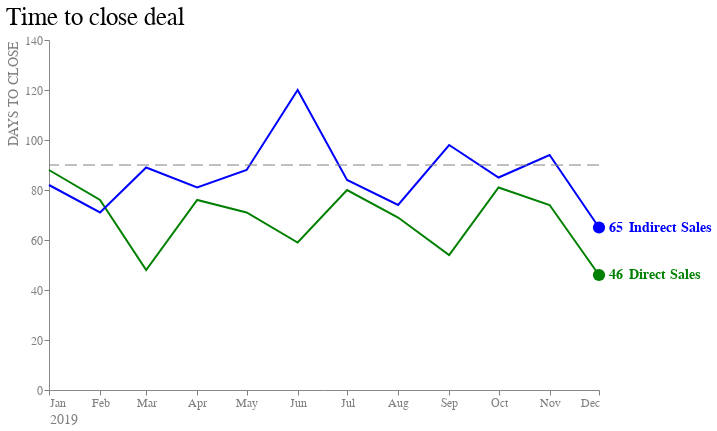

Notebook code for this chart:
### Markdown cell above
## Combine all elements

### Code cell
alt.layer(line_chart, line_goal, points,label_value, label_text).configure_view(
    strokeWidth=0
).configure_title(
    fontSize=25,
    font='Arial',
    anchor='start',
    fontWeight='normal'
).configure_axis(
    labelFont='Arial',
    titleFont='Arial',
    labelFontSize=12,
    titleFontSize=14,
    titleFontWeight='normal',
    titleColor='grey'    
)

### Figure 1 — Vega-Lite specification as saved in the notebook (floating-point values rounded to 4 significant figures)
{"config": {"view": {"continuousWidth": 300, "continuousHeight": 300, "strokeWidth": 0}, "axis": {"labelFont": "Arial", "labelFontSize": 12, "titleColor": "grey", "titleFont": "Arial", "titleFontSize": 14, "titleFontWeight": "normal"}, "title": {"anchor": "start", "font": "Arial", "fontSize": 25, "fontWeight": "normal"}}, "layer": [{"data": {"name": "data-1998f29f3c585e49309d8a292a2b2c66"}, "mark": {"type": "line"}, "encoding": {"color": {"field": "Sales Type", "legend": null, "scale": {"domain": ["Direct Sales", "Indirect Sales"], "range": ["green", "blue"]}, "type": "nominal"}, "strokeWidth": {"value": 2}, "x": {"axis": {"title": "2019", "titleAnchor": "start", "labelAngle": 0, "grid": false, "labelColor": "grey", "tickColor": "grey", "format": "%b"}, "field": "Date", "type": "temporal"}, "y": {"axis": {"title": "DAYS TO CLOSE", "titleAnchor": "end", "grid": false, "labelColor": "grey", "tickColor": "grey"}, "field": "Sales", "scale": {"domain": [0, 135]}, "type": "quantitative"}}, "title": "Time to close deal"}, {"data": {"name": "empty"}, "mark": {"type": "rule", "color": "grey", "fontSize": 12, "size": 1, "strokeDash": [12, 6]}, "encoding": {"y": {"datum": 90}}}, {"data": {"name": "data-0beaf0c17ab9bce3843500adc9536477"}, "mark": {"type": "circle", "opacity": 1, "size": 150}, "encoding": {"color": {"field": "Sales Type", "scale": {"domain": ["Direct Sales", "Indirect Sales"], "range": ["green", "blue"]}, "type": "nominal"}, "x": {"field": "Date", "type": "temporal"}, "y": {"field": "Sales", "type": "quantitative"}}}, {"data": {"name": "data-0beaf0c17ab9bce3843500adc9536477"}, "mark": {"type": "text", "align": "left", "dx": 10, "fontWeight": "bold", "size": 14}, "encoding": {"color": {"field": "Sales Type", "legend": null, "type": "nominal"}, "text": {"field": "Sales", "type": "quantitative"}, "x": {"aggregate": "max", "field": "Date", "type": "temporal"}, "y": {"aggregate": {"argmax": "Date"}, "field": "Sales", "type": "quantitative"}}}, {"data": {"name": "data-0beaf0c17ab9bce3843500adc9536477"}, "mark": {"type": "text", "align": "left", "dx": 30, "fontWeight": "bold", "size": 14}, "encoding": {"color": {"field": "Sales Type", "legend": null, "type": "nominal"}, "text": {"field": "Sales Type", "type": "nominal"}, "x": {"aggregate": "max", "field": "Date", "type": "temporal"}, "y": {"aggregate": {"argmax": "Date"}, "field": "Sales", "type": "quantitative"}}}], "height": 350, "width": 550, "$schema": "https://vega.github.io/schema/vega-lite/v5.6.1.json", "datasets": {"data-1998f29f3c585e49309d8a292a2b2c66": [{"Month": "Jan", "Date": "2019-01-01T00:00:00", "Goal": 90, "Sales Type": "Direct Sales", "Sales": 88, "Text": "GOAL"}, {"Month": "Feb", "Date": "2019-02-01T00:00:00", "Goal": 90, "Sales Type": "Direct Sales", "Sales": 76, "Text": "GOAL"}, {"Month": "Mar", "Date": "2019-03-01T00:00:00", "Goal": 90, "Sales Type": "Direct Sales", "Sales": 48, "Text": "GOAL"}, {"Month": "Apr", "Date": "2019-04-01T00:00:00", "Goal": 90, "Sales Type": "Direct Sales", "Sales": 76, "Text": "GOAL"}, {"Month": "May", "Date": "2019-05-01T00:00:00", "Goal": 90, "Sales Type": "Direct Sales", "Sales": 71, "Text": "GOAL"}, {"Month": "Jun", "Date": "2019-06-01T00:00:00", "Goal": 90, "Sales Type": "Direct Sales", "Sales": 59, "Text": "GOAL"}, {"Month": "Jul", "Date": "2019-07-01T00:00:00", "Goal": 90, "Sales Type": "Direct Sales", "Sales": 80, "Text": "GOAL"}, {"Month": "Aug", "Date": "2019-08-01T00:00:00", "Goal": 90, "Sales Type": "Direct Sales", "Sales": 69, "Text": "GOAL"}, {"Month": "Sep", "Date": "2019-09-01T00:00:00", "Goal": 90, "Sales Type": "Direct Sales", "Sales": 54, "Text": "GOAL"}, {"Month": "Oct", "Date": "2019-10-01T00:00:00", "Goal": 90, "Sales Type": "Direct Sales", "Sales": 81, "Text": "GOAL"}, {"Month": "Nov", "Date": "2019-11-01T00:00:00", "Goal": 90, "Sales Type": "Direct Sales", "Sales": 74, "Text": "GOAL"}, {"Month": "Dec", "Date": "2019-12-01T00:00:00", "Goal": 90, "Sales Type": "Direct Sales", "Sales": 46, "Text": "GOAL"}, {"Month": "Jan", "Date": "2019-01-01T00:00:00", "Goal": 90, "Sales Type": "Indirect Sales", "Sales": 82, "Text": "GOAL"}, {"Month": "Feb", "Date": "2019-02-01T00:00:00", "Goal": 90, "Sales Type": "Indirect Sales", "Sales": 71, "Text": "GOAL"}, {"Month": "Mar", "Date": "2019-03-01T00:00:00", "Goal": 90, "Sales Type": "Indirect Sales", "Sales": 89, "Text": "GOAL"}, {"Month": "Apr", "Date": "2019-04-01T00:00:00", "Goal": 90, "Sales Type": "Indirect Sales", "Sales": 81, "Text": "GOAL"}, {"Month": "May", "Date": "2019-05-01T00:00:00", "Goal": 90, "Sales Type": "Indirect Sales", "Sales": 88, "Text": "GOAL"}, {"Month": "Jun", "Date": "2019-06-01T00:00:00", "Goal": 90, "Sales Type": "Indirect Sales", "Sales": 120, "Text": "GOAL"}, {"Month": "Jul", "Date": "2019-07-01T00:00:00", "Goal": 90, "Sales Type": "Indirect Sales", "Sales": 84, "Text": "GOAL"}, {"Month": "Aug", "Date": "2019-08-01T00:00:00", "Goal": 90, "Sales Type": "Indirect Sales", "Sales": 74, "Text": "GOAL"}, {"Month": "Sep", "Date": "2019-09-01T00:00:00", "Goal": 90, "Sales Type": "Indirect Sales", "Sales": 98, "Text": "GOAL"}, {"Month": "Oct", "Date": "2019-10-01T00:00:00", "Goal": 90, "Sales Type": "Indirect Sales", "Sales": 85, "Text": "GOAL"}, {"Month": "Nov", "Date": "2019-11-01T00:00:00", "Goal": 90, "Sales Type": "Indirect Sales", "Sales": 94, "Text": "GOAL"}, {"Month": "Dec", "Date": "2019-12-01T00:00:00", "Goal": 90, "Sales Type": "Indirect Sales", "Sales": 65, "Text": "GOAL"}], "empty": [{}], "data-0beaf0c17ab9bce3843500adc9536477": [{"Month": "Dec", "Date": "2019-12-01T00:00:00", "Goal": 90, "Sales Type": "Direct Sales", "Sales": 46, "Text": "GOAL"}, {"Month": "Dec", "Date": "2019-12-01T00:00:00", "Goal": 90, "Sales Type": "Indirect Sales", "Sales": 65, "Text": "GOAL"}]}}
